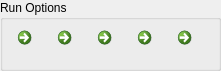
      <widget class="QGroupBox" name="groupBox_RunOptions">
       <property name="geometry">
        <rect>
         <x>340</x>
         <y>160</y>
         <width>221</width>
         <height>71</height>
        </rect>
       </property>
       <property name="title">
        <string>Run Options</string>
       </property>
       <widget class="QCommandLinkButton" name="cmd_btn_Run_Stop">
        <property name="geometry">
         <rect>
          <x>90</x>
          <y>20</y>
          <width>40</width>
          <height>40</height>
         </rect>
        </property>
        <property name="toolTip">
         <string>&lt;!DOCTYPE HTML PUBLIC &quot;-//W3C//DTD HTML 4.0//EN&quot; &quot;http://www.w3.org/TR/REC-html40/strict.dtd&quot;&gt;
&lt;html&gt;&lt;head&gt;&lt;meta name=&quot;qrichtext&quot; content=&quot;1&quot; /&gt;&lt;style type=&quot;text/css&quot;&gt;
p, li { white-space: pre-wrap; }
&lt;/style&gt;&lt;/head&gt;&lt;body style=&quot; font-family:'MS Shell Dlg 2'; font-size:8.25pt; font-weight:400; font-style:normal;&quot;&gt;
&lt;p style=&quot; margin-top:0px; margin-bottom:0px; margin-left:0px; margin-right:0px; -qt-block-indent:0; text-indent:0px;&quot;&gt;&lt;span style=&quot; font-size:8pt; font-weight:600;&quot;&gt;Stop&lt;/span&gt;&lt;/p&gt;
&lt;p style=&quot; margin-top:0px; margin-bottom:0px; margin-left:0px; margin-right:0px; -qt-block-indent:0; text-indent:0px;&quot;&gt;&lt;span style=&quot; font-size:8pt;&quot;&gt;Halts selected run!&lt;/span&gt;&lt;/p&gt;&lt;/body&gt;&lt;/html&gt;</string>
        </property>
        <property name="text">
         <string/>
        </property>
        <property name="icon">
         <iconset>
          <normaloff>:/media-playback-stop-8.png</normaloff>:/media-playback-stop-8.png</iconset>
        </property>
        <property name="iconSize">
         <size>
          <width>25</width>
          <height>25</height>
         </size>
        </property>
       </widget>
       <widget class="QCommandLinkButton" name="cmd_btn_Run_Pause">
        <property name="geometry">
         <rect>
          <x>50</x>
          <y>20</y>
          <width>40</width>
          <height>40</height>
         </rect>
        </property>
        <property name="toolTip">
         <string>&lt;!DOCTYPE HTML PUBLIC &quot;-//W3C//DTD HTML 4.0//EN&quot; &quot;http://www.w3.org/TR/REC-html40/strict.dtd&quot;&gt;
&lt;html&gt;&lt;head&gt;&lt;meta name=&quot;qrichtext&quot; content=&quot;1&quot; /&gt;&lt;style type=&quot;text/css&quot;&gt;
p, li { white-space: pre-wrap; }
&lt;/style&gt;&lt;/head&gt;&lt;body style=&quot; font-family:'MS Shell Dlg 2'; font-size:8.25pt; font-weight:400; font-style:normal;&quot;&gt;
&lt;p style=&quot; margin-top:0px; margin-bottom:0px; margin-left:0px; margin-right:0px; -qt-block-indent:0; text-indent:0px;&quot;&gt;&lt;span style=&quot; font-size:8pt; font-weight:600;&quot;&gt;Pause&lt;/span&gt;&lt;/p&gt;
&lt;p style=&quot; margin-top:0px; margin-bottom:0px; margin-left:0px; margin-right:0px; -qt-block-indent:0; text-indent:0px;&quot;&gt;&lt;span style=&quot; font-size:8pt;&quot;&gt;Saves best configuration to input file ready for relaunch&lt;/span&gt;&lt;/p&gt;&lt;/body&gt;&lt;/html&gt;</string>
        </property>
        <property name="text">
         <string/>
        </property>
        <property name="icon">
         <iconset>
          <normaloff>:/media-playback-pause-8.png</normaloff>:/media-playback-pause-8.png</iconset>
        </property>
        <property name="iconSize">
         <size>
          <width>25</width>
          <height>25</height>
         </size>
        </property>
       </widget>
       <widget class="QCommandLinkButton" name="cmd_btn_Run_Start">
        <property name="geometry">
         <rect>
          <x>10</x>
          <y>20</y>
          <width>40</width>
          <height>40</height>
         </rect>
        </property>
        <property name="toolTip">
         <string>&lt;!DOCTYPE HTML PUBLIC &quot;-//W3C//DTD HTML 4.0//EN&quot; &quot;http://www.w3.org/TR/REC-html40/strict.dtd&quot;&gt;
&lt;html&gt;&lt;head&gt;&lt;meta name=&quot;qrichtext&quot; content=&quot;1&quot; /&gt;&lt;style type=&quot;text/css&quot;&gt;
p, li { white-space: pre-wrap; }
&lt;/style&gt;&lt;/head&gt;&lt;body style=&quot; font-family:'MS Shell Dlg 2'; font-size:8.25pt; font-weight:400; font-style:normal;&quot;&gt;
&lt;p style=&quot; margin-top:0px; margin-bottom:0px; margin-left:0px; margin-right:0px; -qt-block-indent:0; text-indent:0px;&quot;&gt;&lt;span style=&quot; font-size:8pt; font-weight:600;&quot;&gt;Start&lt;/span&gt;&lt;/p&gt;
&lt;p style=&quot; margin-top:0px; margin-bottom:0px; margin-left:0px; margin-right:0px; -qt-block-indent:0; text-indent:0px;&quot;&gt;&lt;span style=&quot; font-size:8pt;&quot;&gt;Creates a new instance of csearch for selected model&lt;/span&gt;&lt;/p&gt;
&lt;p style=&quot; margin-top:0px; margin-bottom:0px; margin-left:0px; margin-right:0px; -qt-block-indent:0; text-indent:0px;&quot;&gt;&lt;span style=&quot; font-size:8pt; font-style:italic;&quot;&gt;NOTE will not start if # of active runs exceeds limit&lt;/span&gt;&lt;/p&gt;&lt;/body&gt;&lt;/html&gt;</string>
        </property>
        <property name="text">
         <string/>
        </property>
        <property name="icon">
         <iconset>
          <normaloff>:/media-playback-start-8.png</normaloff>:/media-playback-start-8.png</iconset>
        </property>
        <property name="iconSize">
         <size>
          <width>30</width>
          <height>25</height>
         </size>
        </property>
       </widget>
       <widget class="QCommandLinkButton" name="cmd_btn_Run_Loop">
        <property name="geometry">
         <rect>
          <x>130</x>
          <y>20</y>
          <width>40</width>
          <height>40</height>
         </rect>
        </property>
        <property name="toolTip">
         <string>&lt;!DOCTYPE HTML PUBLIC &quot;-//W3C//DTD HTML 4.0//EN&quot; &quot;http://www.w3.org/TR/REC-html40/strict.dtd&quot;&gt;
&lt;html&gt;&lt;head&gt;&lt;meta name=&quot;qrichtext&quot; content=&quot;1&quot; /&gt;&lt;style type=&quot;text/css&quot;&gt;
p, li { white-space: pre-wrap; }
&lt;/style&gt;&lt;/head&gt;&lt;body style=&quot; font-family:'MS Shell Dlg 2'; font-size:8.25pt; font-weight:400; font-style:normal;&quot;&gt;
&lt;p style=&quot; margin-top:0px; margin-bottom:0px; margin-left:0px; margin-right:0px; -qt-block-indent:0; text-indent:0px;&quot;&gt;&lt;span style=&quot; font-size:8pt; font-weight:600;&quot;&gt;Loop&lt;/span&gt;&lt;/p&gt;
&lt;p style=&quot; margin-top:0px; margin-bottom:0px; margin-left:0px; margin-right:0px; -qt-block-indent:0; text-indent:0px;&quot;&gt;&lt;span style=&quot; font-size:8pt;&quot;&gt;Continually re-run once finished&lt;/span&gt;&lt;/p&gt;&lt;/body&gt;&lt;/html&gt;</string>
        </property>
        <property name="text">
         <string/>
        </property>
        <property name="icon">
         <iconset>
          <normaloff>:/media-seek-forward-8.png</normaloff>:/media-seek-forward-8.png</iconset>
        </property>
        <property name="iconSize">
         <size>
          <width>25</width>
          <height>25</height>
         </size>
        </property>
       </widget>
       <widget class="QCommandLinkButton" name="cmd_btn_Run_Queue">
        <property name="geometry">
         <rect>
          <x>170</x>
          <y>20</y>
          <width>40</width>
          <height>40</height>
         </rect>
        </property>
        <property name="toolTip">
         <string>&lt;!DOCTYPE HTML PUBLIC &quot;-//W3C//DTD HTML 4.0//EN&quot; &quot;http://www.w3.org/TR/REC-html40/strict.dtd&quot;&gt;
&lt;html&gt;&lt;head&gt;&lt;meta name=&quot;qrichtext&quot; content=&quot;1&quot; /&gt;&lt;style type=&quot;text/css&quot;&gt;
p, li { white-space: pre-wrap; }
&lt;/style&gt;&lt;/head&gt;&lt;body style=&quot; font-family:'MS Shell Dlg 2'; font-size:8.25pt; font-weight:400; font-style:normal;&quot;&gt;
&lt;p style=&quot; margin-top:0px; margin-bottom:0px; margin-left:0px; margin-right:0px; -qt-block-indent:0; text-indent:0px;&quot;&gt;&lt;span style=&quot; font-size:8pt; font-weight:600;&quot;&gt;Queue&lt;/span&gt;&lt;/p&gt;
&lt;p style=&quot; margin-top:0px; margin-bottom:0px; margin-left:0px; margin-right:0px; -qt-block-indent:0; text-indent:0px;&quot;&gt;&lt;span style=&quot; font-size:8pt;&quot;&gt;Add run to Queued tree&lt;/span&gt;&lt;/p&gt;
&lt;p style=&quot;-qt-paragraph-type:empty; margin-top:0px; margin-bottom:0px; margin-left:0px; margin-right:0px; -qt-block-indent:0; text-indent:0px; font-size:8pt;&quot;&gt;&lt;/p&gt;&lt;/body&gt;&lt;/html&gt;</string>
        </property>
        <property name="text">
         <string/>
        </property>
        <property name="icon">
         <iconset>
          <normaloff>:/media-skip-forward-8.png</normaloff>:/media-skip-forward-8.png</iconset>
        </property>
        <property name="iconSize">
         <size>
          <width>25</width>
          <height>25</height>
         </size>
        </property>
       </widget>
      </widget>
